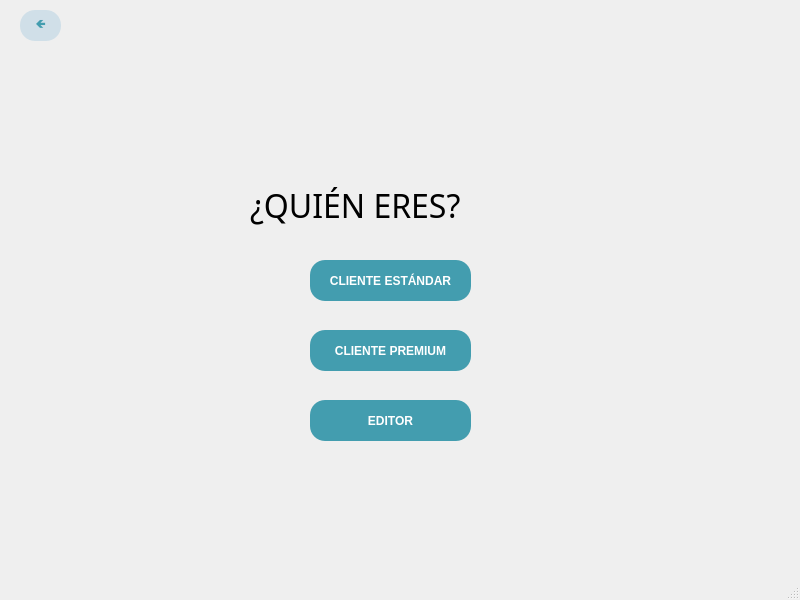
<?xml version="1.0" encoding="UTF-8"?>
<ui version="4.0">
 <class>MainWindow</class>
 <widget class="QMainWindow" name="MainWindow">
  <property name="geometry">
   <rect>
    <x>0</x>
    <y>0</y>
    <width>800</width>
    <height>600</height>
   </rect>
  </property>
  <property name="windowTitle">
   <string>MainWindow</string>
  </property>
  <widget class="QWidget" name="centralwidget">
   <widget class="QLabel" name="Titulo">
    <property name="geometry">
     <rect>
      <x>250</x>
      <y>160</y>
      <width>291</width>
      <height>91</height>
     </rect>
    </property>
    <property name="font">
     <font>
      <family>Bell MT</family>
      <pointsize>24</pointsize>
      <weight>50</weight>
      <bold>false</bold>
     </font>
    </property>
    <property name="text">
     <string>¿QUIÉN ERES?</string>
    </property>
   </widget>
   <widget class="QPushButton" name="BotonCliP">
    <property name="geometry">
     <rect>
      <x>310</x>
      <y>330</y>
      <width>161</width>
      <height>41</height>
     </rect>
    </property>
    <property name="palette">
     <palette>
      <active>
       <colorrole role="WindowText">
        <brush brushstyle="SolidPattern">
         <color alpha="255">
          <red>255</red>
          <green>255</green>
          <blue>255</blue>
         </color>
        </brush>
       </colorrole>
       <colorrole role="Button">
        <brush brushstyle="SolidPattern">
         <color alpha="255">
          <red>67</red>
          <green>157</green>
          <blue>175</blue>
         </color>
        </brush>
       </colorrole>
       <colorrole role="Text">
        <brush brushstyle="SolidPattern">
         <color alpha="255">
          <red>255</red>
          <green>255</green>
          <blue>255</blue>
         </color>
        </brush>
       </colorrole>
       <colorrole role="ButtonText">
        <brush brushstyle="SolidPattern">
         <color alpha="255">
          <red>255</red>
          <green>255</green>
          <blue>255</blue>
         </color>
        </brush>
       </colorrole>
       <colorrole role="Base">
        <brush brushstyle="SolidPattern">
         <color alpha="255">
          <red>67</red>
          <green>157</green>
          <blue>175</blue>
         </color>
        </brush>
       </colorrole>
       <colorrole role="Window">
        <brush brushstyle="SolidPattern">
         <color alpha="255">
          <red>67</red>
          <green>157</green>
          <blue>175</blue>
         </color>
        </brush>
       </colorrole>
       <colorrole role="PlaceholderText">
        <brush brushstyle="NoBrush">
         <color alpha="128">
          <red>255</red>
          <green>255</green>
          <blue>255</blue>
         </color>
        </brush>
       </colorrole>
      </active>
      <inactive>
       <colorrole role="WindowText">
        <brush brushstyle="SolidPattern">
         <color alpha="255">
          <red>255</red>
          <green>255</green>
          <blue>255</blue>
         </color>
        </brush>
       </colorrole>
       <colorrole role="Button">
        <brush brushstyle="SolidPattern">
         <color alpha="255">
          <red>67</red>
          <green>157</green>
          <blue>175</blue>
         </color>
        </brush>
       </colorrole>
       <colorrole role="Text">
        <brush brushstyle="SolidPattern">
         <color alpha="255">
          <red>255</red>
          <green>255</green>
          <blue>255</blue>
         </color>
        </brush>
       </colorrole>
       <colorrole role="ButtonText">
        <brush brushstyle="SolidPattern">
         <color alpha="255">
          <red>255</red>
          <green>255</green>
          <blue>255</blue>
         </color>
        </brush>
       </colorrole>
       <colorrole role="Base">
        <brush brushstyle="SolidPattern">
         <color alpha="255">
          <red>67</red>
          <green>157</green>
          <blue>175</blue>
         </color>
        </brush>
       </colorrole>
       <colorrole role="Window">
        <brush brushstyle="SolidPattern">
         <color alpha="255">
          <red>67</red>
          <green>157</green>
          <blue>175</blue>
         </color>
        </brush>
       </colorrole>
       <colorrole role="PlaceholderText">
        <brush brushstyle="NoBrush">
         <color alpha="128">
          <red>255</red>
          <green>255</green>
          <blue>255</blue>
         </color>
        </brush>
       </colorrole>
      </inactive>
      <disabled>
       <colorrole role="WindowText">
        <brush brushstyle="SolidPattern">
         <color alpha="255">
          <red>255</red>
          <green>255</green>
          <blue>255</blue>
         </color>
        </brush>
       </colorrole>
       <colorrole role="Button">
        <brush brushstyle="SolidPattern">
         <color alpha="255">
          <red>67</red>
          <green>157</green>
          <blue>175</blue>
         </color>
        </brush>
       </colorrole>
       <colorrole role="Text">
        <brush brushstyle="SolidPattern">
         <color alpha="255">
          <red>255</red>
          <green>255</green>
          <blue>255</blue>
         </color>
        </brush>
       </colorrole>
       <colorrole role="ButtonText">
        <brush brushstyle="SolidPattern">
         <color alpha="255">
          <red>255</red>
          <green>255</green>
          <blue>255</blue>
         </color>
        </brush>
       </colorrole>
       <colorrole role="Base">
        <brush brushstyle="SolidPattern">
         <color alpha="255">
          <red>67</red>
          <green>157</green>
          <blue>175</blue>
         </color>
        </brush>
       </colorrole>
       <colorrole role="Window">
        <brush brushstyle="SolidPattern">
         <color alpha="255">
          <red>67</red>
          <green>157</green>
          <blue>175</blue>
         </color>
        </brush>
       </colorrole>
       <colorrole role="PlaceholderText">
        <brush brushstyle="NoBrush">
         <color alpha="128">
          <red>255</red>
          <green>255</green>
          <blue>255</blue>
         </color>
        </brush>
       </colorrole>
      </disabled>
     </palette>
    </property>
    <property name="cursor">
     <cursorShape>PointingHandCursor</cursorShape>
    </property>
    <property name="styleSheet">
     <string notr="true">background-color: rgb(67, 157, 175);
color: rgb(255, 255, 255);
font-weight: bold;
font-family: 'Verdana';
border-radius: 15px;</string>
    </property>
    <property name="text">
     <string>CLIENTE PREMIUM</string>
    </property>
   </widget>
   <widget class="QPushButton" name="BotonCliE">
    <property name="geometry">
     <rect>
      <x>310</x>
      <y>260</y>
      <width>161</width>
      <height>41</height>
     </rect>
    </property>
    <property name="palette">
     <palette>
      <active>
       <colorrole role="WindowText">
        <brush brushstyle="SolidPattern">
         <color alpha="255">
          <red>255</red>
          <green>255</green>
          <blue>255</blue>
         </color>
        </brush>
       </colorrole>
       <colorrole role="Button">
        <brush brushstyle="SolidPattern">
         <color alpha="255">
          <red>67</red>
          <green>157</green>
          <blue>175</blue>
         </color>
        </brush>
       </colorrole>
       <colorrole role="Text">
        <brush brushstyle="SolidPattern">
         <color alpha="255">
          <red>255</red>
          <green>255</green>
          <blue>255</blue>
         </color>
        </brush>
       </colorrole>
       <colorrole role="ButtonText">
        <brush brushstyle="SolidPattern">
         <color alpha="255">
          <red>255</red>
          <green>255</green>
          <blue>255</blue>
         </color>
        </brush>
       </colorrole>
       <colorrole role="Base">
        <brush brushstyle="SolidPattern">
         <color alpha="255">
          <red>67</red>
          <green>157</green>
          <blue>175</blue>
         </color>
        </brush>
       </colorrole>
       <colorrole role="Window">
        <brush brushstyle="SolidPattern">
         <color alpha="255">
          <red>67</red>
          <green>157</green>
          <blue>175</blue>
         </color>
        </brush>
       </colorrole>
       <colorrole role="PlaceholderText">
        <brush brushstyle="NoBrush">
         <color alpha="128">
          <red>255</red>
          <green>255</green>
          <blue>255</blue>
         </color>
        </brush>
       </colorrole>
      </active>
      <inactive>
       <colorrole role="WindowText">
        <brush brushstyle="SolidPattern">
         <color alpha="255">
          <red>255</red>
          <green>255</green>
          <blue>255</blue>
         </color>
        </brush>
       </colorrole>
       <colorrole role="Button">
        <brush brushstyle="SolidPattern">
         <color alpha="255">
          <red>67</red>
          <green>157</green>
          <blue>175</blue>
         </color>
        </brush>
       </colorrole>
       <colorrole role="Text">
        <brush brushstyle="SolidPattern">
         <color alpha="255">
          <red>255</red>
          <green>255</green>
          <blue>255</blue>
         </color>
        </brush>
       </colorrole>
       <colorrole role="ButtonText">
        <brush brushstyle="SolidPattern">
         <color alpha="255">
          <red>255</red>
          <green>255</green>
          <blue>255</blue>
         </color>
        </brush>
       </colorrole>
       <colorrole role="Base">
        <brush brushstyle="SolidPattern">
         <color alpha="255">
          <red>67</red>
          <green>157</green>
          <blue>175</blue>
         </color>
        </brush>
       </colorrole>
       <colorrole role="Window">
        <brush brushstyle="SolidPattern">
         <color alpha="255">
          <red>67</red>
          <green>157</green>
          <blue>175</blue>
         </color>
        </brush>
       </colorrole>
       <colorrole role="PlaceholderText">
        <brush brushstyle="NoBrush">
         <color alpha="128">
          <red>255</red>
          <green>255</green>
          <blue>255</blue>
         </color>
        </brush>
       </colorrole>
      </inactive>
      <disabled>
       <colorrole role="WindowText">
        <brush brushstyle="SolidPattern">
         <color alpha="255">
          <red>255</red>
          <green>255</green>
          <blue>255</blue>
         </color>
        </brush>
       </colorrole>
       <colorrole role="Button">
        <brush brushstyle="SolidPattern">
         <color alpha="255">
          <red>67</red>
          <green>157</green>
          <blue>175</blue>
         </color>
        </brush>
       </colorrole>
       <colorrole role="Text">
        <brush brushstyle="SolidPattern">
         <color alpha="255">
          <red>255</red>
          <green>255</green>
          <blue>255</blue>
         </color>
        </brush>
       </colorrole>
       <colorrole role="ButtonText">
        <brush brushstyle="SolidPattern">
         <color alpha="255">
          <red>255</red>
          <green>255</green>
          <blue>255</blue>
         </color>
        </brush>
       </colorrole>
       <colorrole role="Base">
        <brush brushstyle="SolidPattern">
         <color alpha="255">
          <red>67</red>
          <green>157</green>
          <blue>175</blue>
         </color>
        </brush>
       </colorrole>
       <colorrole role="Window">
        <brush brushstyle="SolidPattern">
         <color alpha="255">
          <red>67</red>
          <green>157</green>
          <blue>175</blue>
         </color>
        </brush>
       </colorrole>
       <colorrole role="PlaceholderText">
        <brush brushstyle="NoBrush">
         <color alpha="128">
          <red>255</red>
          <green>255</green>
          <blue>255</blue>
         </color>
        </brush>
       </colorrole>
      </disabled>
     </palette>
    </property>
    <property name="cursor">
     <cursorShape>PointingHandCursor</cursorShape>
    </property>
    <property name="styleSheet">
     <string notr="true">background-color: rgb(67, 157, 175);
color: rgb(255, 255, 255);
font-weight: bold;
font-family: 'Verdana';
border-radius: 15px;</string>
    </property>
    <property name="text">
     <string>CLIENTE ESTÁNDAR</string>
    </property>
   </widget>
   <widget class="QPushButton" name="BotonAtras">
    <property name="geometry">
     <rect>
      <x>20</x>
      <y>10</y>
      <width>41</width>
      <height>31</height>
     </rect>
    </property>
    <property name="palette">
     <palette>
      <active>
       <colorrole role="WindowText">
        <brush brushstyle="SolidPattern">
         <color alpha="255">
          <red>67</red>
          <green>157</green>
          <blue>175</blue>
         </color>
        </brush>
       </colorrole>
       <colorrole role="Button">
        <brush brushstyle="SolidPattern">
         <color alpha="255">
          <red>208</red>
          <green>223</green>
          <blue>232</blue>
         </color>
        </brush>
       </colorrole>
       <colorrole role="Text">
        <brush brushstyle="SolidPattern">
         <color alpha="255">
          <red>67</red>
          <green>157</green>
          <blue>175</blue>
         </color>
        </brush>
       </colorrole>
       <colorrole role="ButtonText">
        <brush brushstyle="SolidPattern">
         <color alpha="255">
          <red>67</red>
          <green>157</green>
          <blue>175</blue>
         </color>
        </brush>
       </colorrole>
       <colorrole role="Base">
        <brush brushstyle="SolidPattern">
         <color alpha="255">
          <red>208</red>
          <green>223</green>
          <blue>232</blue>
         </color>
        </brush>
       </colorrole>
       <colorrole role="Window">
        <brush brushstyle="SolidPattern">
         <color alpha="255">
          <red>208</red>
          <green>223</green>
          <blue>232</blue>
         </color>
        </brush>
       </colorrole>
       <colorrole role="PlaceholderText">
        <brush brushstyle="NoBrush">
         <color alpha="128">
          <red>67</red>
          <green>157</green>
          <blue>175</blue>
         </color>
        </brush>
       </colorrole>
      </active>
      <inactive>
       <colorrole role="WindowText">
        <brush brushstyle="SolidPattern">
         <color alpha="255">
          <red>67</red>
          <green>157</green>
          <blue>175</blue>
         </color>
        </brush>
       </colorrole>
       <colorrole role="Button">
        <brush brushstyle="SolidPattern">
         <color alpha="255">
          <red>208</red>
          <green>223</green>
          <blue>232</blue>
         </color>
        </brush>
       </colorrole>
       <colorrole role="Text">
        <brush brushstyle="SolidPattern">
         <color alpha="255">
          <red>67</red>
          <green>157</green>
          <blue>175</blue>
         </color>
        </brush>
       </colorrole>
       <colorrole role="ButtonText">
        <brush brushstyle="SolidPattern">
         <color alpha="255">
          <red>67</red>
          <green>157</green>
          <blue>175</blue>
         </color>
        </brush>
       </colorrole>
       <colorrole role="Base">
        <brush brushstyle="SolidPattern">
         <color alpha="255">
          <red>208</red>
          <green>223</green>
          <blue>232</blue>
         </color>
        </brush>
       </colorrole>
       <colorrole role="Window">
        <brush brushstyle="SolidPattern">
         <color alpha="255">
          <red>208</red>
          <green>223</green>
          <blue>232</blue>
         </color>
        </brush>
       </colorrole>
       <colorrole role="PlaceholderText">
        <brush brushstyle="NoBrush">
         <color alpha="128">
          <red>67</red>
          <green>157</green>
          <blue>175</blue>
         </color>
        </brush>
       </colorrole>
      </inactive>
      <disabled>
       <colorrole role="WindowText">
        <brush brushstyle="SolidPattern">
         <color alpha="255">
          <red>67</red>
          <green>157</green>
          <blue>175</blue>
         </color>
        </brush>
       </colorrole>
       <colorrole role="Button">
        <brush brushstyle="SolidPattern">
         <color alpha="255">
          <red>208</red>
          <green>223</green>
          <blue>232</blue>
         </color>
        </brush>
       </colorrole>
       <colorrole role="Text">
        <brush brushstyle="SolidPattern">
         <color alpha="255">
          <red>67</red>
          <green>157</green>
          <blue>175</blue>
         </color>
        </brush>
       </colorrole>
       <colorrole role="ButtonText">
        <brush brushstyle="SolidPattern">
         <color alpha="255">
          <red>67</red>
          <green>157</green>
          <blue>175</blue>
         </color>
        </brush>
       </colorrole>
       <colorrole role="Base">
        <brush brushstyle="SolidPattern">
         <color alpha="255">
          <red>208</red>
          <green>223</green>
          <blue>232</blue>
         </color>
        </brush>
       </colorrole>
       <colorrole role="Window">
        <brush brushstyle="SolidPattern">
         <color alpha="255">
          <red>208</red>
          <green>223</green>
          <blue>232</blue>
         </color>
        </brush>
       </colorrole>
       <colorrole role="PlaceholderText">
        <brush brushstyle="NoBrush">
         <color alpha="128">
          <red>67</red>
          <green>157</green>
          <blue>175</blue>
         </color>
        </brush>
       </colorrole>
      </disabled>
     </palette>
    </property>
    <property name="cursor">
     <cursorShape>PointingHandCursor</cursorShape>
    </property>
    <property name="styleSheet">
     <string notr="true">background-color: rgb(208, 223, 232);
color:rgb(67, 157, 175);
font-weight: bold;
font-family: 'Verdana';
border-radius: 15px;</string>
    </property>
    <property name="text">
     <string>🡸</string>
    </property>
   </widget>
   <widget class="QPushButton" name="BotonEditores">
    <property name="geometry">
     <rect>
      <x>310</x>
      <y>400</y>
      <width>161</width>
      <height>41</height>
     </rect>
    </property>
    <property name="palette">
     <palette>
      <active>
       <colorrole role="WindowText">
        <brush brushstyle="SolidPattern">
         <color alpha="255">
          <red>255</red>
          <green>255</green>
          <blue>255</blue>
         </color>
        </brush>
       </colorrole>
       <colorrole role="Button">
        <brush brushstyle="SolidPattern">
         <color alpha="255">
          <red>67</red>
          <green>157</green>
          <blue>175</blue>
         </color>
        </brush>
       </colorrole>
       <colorrole role="Text">
        <brush brushstyle="SolidPattern">
         <color alpha="255">
          <red>255</red>
          <green>255</green>
          <blue>255</blue>
         </color>
        </brush>
       </colorrole>
       <colorrole role="ButtonText">
        <brush brushstyle="SolidPattern">
         <color alpha="255">
          <red>255</red>
          <green>255</green>
          <blue>255</blue>
         </color>
        </brush>
       </colorrole>
       <colorrole role="Base">
        <brush brushstyle="SolidPattern">
         <color alpha="255">
          <red>67</red>
          <green>157</green>
          <blue>175</blue>
         </color>
        </brush>
       </colorrole>
       <colorrole role="Window">
        <brush brushstyle="SolidPattern">
         <color alpha="255">
          <red>67</red>
          <green>157</green>
          <blue>175</blue>
         </color>
        </brush>
       </colorrole>
       <colorrole role="PlaceholderText">
        <brush brushstyle="NoBrush">
         <color alpha="128">
          <red>255</red>
          <green>255</green>
          <blue>255</blue>
         </color>
        </brush>
       </colorrole>
      </active>
      <inactive>
       <colorrole role="WindowText">
        <brush brushstyle="SolidPattern">
         <color alpha="255">
          <red>255</red>
          <green>255</green>
          <blue>255</blue>
         </color>
        </brush>
       </colorrole>
       <colorrole role="Button">
        <brush brushstyle="SolidPattern">
         <color alpha="255">
          <red>67</red>
          <green>157</green>
          <blue>175</blue>
         </color>
        </brush>
       </colorrole>
       <colorrole role="Text">
        <brush brushstyle="SolidPattern">
         <color alpha="255">
          <red>255</red>
          <green>255</green>
          <blue>255</blue>
         </color>
        </brush>
       </colorrole>
       <colorrole role="ButtonText">
        <brush brushstyle="SolidPattern">
         <color alpha="255">
          <red>255</red>
          <green>255</green>
          <blue>255</blue>
         </color>
        </brush>
       </colorrole>
       <colorrole role="Base">
        <brush brushstyle="SolidPattern">
         <color alpha="255">
          <red>67</red>
          <green>157</green>
          <blue>175</blue>
         </color>
        </brush>
       </colorrole>
       <colorrole role="Window">
        <brush brushstyle="SolidPattern">
         <color alpha="255">
          <red>67</red>
          <green>157</green>
          <blue>175</blue>
         </color>
        </brush>
       </colorrole>
       <colorrole role="PlaceholderText">
        <brush brushstyle="NoBrush">
         <color alpha="128">
          <red>255</red>
          <green>255</green>
          <blue>255</blue>
         </color>
        </brush>
       </colorrole>
      </inactive>
      <disabled>
       <colorrole role="WindowText">
        <brush brushstyle="SolidPattern">
         <color alpha="255">
          <red>255</red>
          <green>255</green>
          <blue>255</blue>
         </color>
        </brush>
       </colorrole>
       <colorrole role="Button">
        <brush brushstyle="SolidPattern">
         <color alpha="255">
          <red>67</red>
          <green>157</green>
          <blue>175</blue>
         </color>
        </brush>
       </colorrole>
       <colorrole role="Text">
        <brush brushstyle="SolidPattern">
         <color alpha="255">
          <red>255</red>
          <green>255</green>
          <blue>255</blue>
         </color>
        </brush>
       </colorrole>
       <colorrole role="ButtonText">
        <brush brushstyle="SolidPattern">
         <color alpha="255">
          <red>255</red>
          <green>255</green>
          <blue>255</blue>
         </color>
        </brush>
       </colorrole>
       <colorrole role="Base">
        <brush brushstyle="SolidPattern">
         <color alpha="255">
          <red>67</red>
          <green>157</green>
          <blue>175</blue>
         </color>
        </brush>
       </colorrole>
       <colorrole role="Window">
        <brush brushstyle="SolidPattern">
         <color alpha="255">
          <red>67</red>
          <green>157</green>
          <blue>175</blue>
         </color>
        </brush>
       </colorrole>
       <colorrole role="PlaceholderText">
        <brush brushstyle="NoBrush">
         <color alpha="128">
          <red>255</red>
          <green>255</green>
          <blue>255</blue>
         </color>
        </brush>
       </colorrole>
      </disabled>
     </palette>
    </property>
    <property name="cursor">
     <cursorShape>PointingHandCursor</cursorShape>
    </property>
    <property name="styleSheet">
     <string notr="true">background-color: rgb(67, 157, 175);
color: rgb(255, 255, 255);
font-weight: bold;
font-family: 'Verdana';
border-radius: 15px;</string>
    </property>
    <property name="text">
     <string>EDITOR</string>
    </property>
   </widget>
  </widget>
  <widget class="QStatusBar" name="statusbar"/>
 </widget>
 <resources/>
 <connections/>
</ui>
